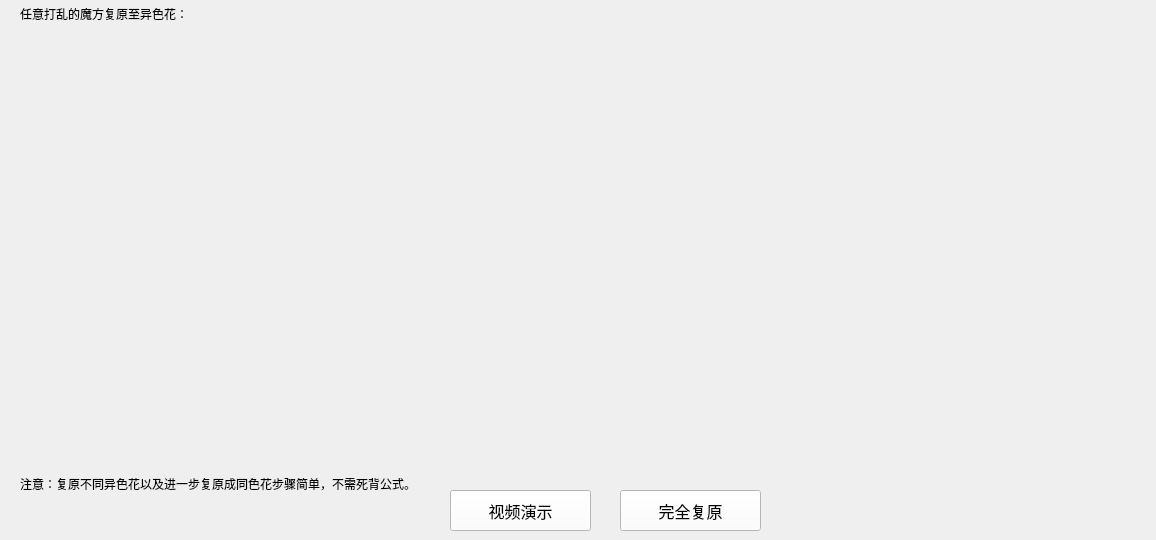
          <widget class="QWidget" name="step1_page2">
           <property name="geometry">
            <rect>
             <x>0</x>
             <y>0</y>
             <width>1156</width>
             <height>540</height>
            </rect>
           </property>
           <attribute name="label">
            <string>解法公式 &lt;---</string>
           </attribute>
           <widget class="QPushButton" name="btn_1_2">
            <property name="geometry">
             <rect>
              <x>450</x>
              <y>490</y>
              <width>141</width>
              <height>41</height>
             </rect>
            </property>
            <property name="font">
             <font>
              <pointsize>12</pointsize>
             </font>
            </property>
            <property name="styleSheet">
             <string notr="true">background-color: rgb(255, 255, 255);</string>
            </property>
            <property name="text">
             <string>视频演示</string>
            </property>
           </widget>
           <widget class="QPushButton" name="btn_1_4">
            <property name="geometry">
             <rect>
              <x>620</x>
              <y>490</y>
              <width>141</width>
              <height>41</height>
             </rect>
            </property>
            <property name="font">
             <font>
              <pointsize>12</pointsize>
             </font>
            </property>
            <property name="styleSheet">
             <string notr="true">background-color: rgb(255, 255, 255);</string>
            </property>
            <property name="text">
             <string>完全复原</string>
            </property>
           </widget>
           <widget class="QLabel" name="step1_page2_label2">
            <property name="geometry">
             <rect>
              <x>20</x>
              <y>470</y>
              <width>391</width>
              <height>29</height>
             </rect>
            </property>
            <property name="font">
             <font>
              <pointsize>9</pointsize>
              <weight>50</weight>
              <bold>false</bold>
             </font>
            </property>
            <property name="styleSheet">
             <string notr="true">border-image: url(:/qrc/bai.JPG);</string>
            </property>
            <property name="text">
             <string>&lt;html&gt;&lt;head/&gt;&lt;body&gt;&lt;p&gt;注意：复原不同异色花以及进一步复原成同色花步骤简单，不需死背公式。&lt;/p&gt;&lt;/body&gt;&lt;/html&gt;</string>
            </property>
           </widget>
           <widget class="QLabel" name="label_5">
            <property name="geometry">
             <rect>
              <x>50</x>
              <y>260</y>
              <width>971</width>
              <height>201</height>
             </rect>
            </property>
            <property name="text">
             <string/>
            </property>
            <property name="pixmap">
             <pixmap resource="resources.qrc">:/qrc/1-4.jpg</pixmap>
            </property>
           </widget>
           <widget class="QLabel" name="label_4">
            <property name="geometry">
             <rect>
              <x>50</x>
              <y>40</y>
              <width>971</width>
              <height>201</height>
             </rect>
            </property>
            <property name="text">
             <string/>
            </property>
            <property name="pixmap">
             <pixmap resource="resources.qrc">:/qrc/1-3.jpg</pixmap>
            </property>
           </widget>
           <widget class="QLabel" name="step1_page2_label2_2">
            <property name="geometry">
             <rect>
              <x>20</x>
              <y>0</y>
              <width>171</width>
              <height>29</height>
             </rect>
            </property>
            <property name="font">
             <font>
              <pointsize>9</pointsize>
              <weight>50</weight>
              <bold>false</bold>
             </font>
            </property>
            <property name="styleSheet">
             <string notr="true">border-image: url(:/qrc/bai.JPG);</string>
            </property>
            <property name="text">
             <string>&lt;html&gt;&lt;head/&gt;&lt;body&gt;&lt;p&gt;任意打乱的魔方复原至异色花：&lt;/p&gt;&lt;/body&gt;&lt;/html&gt;</string>
            </property>
           </widget>
          </widget>
